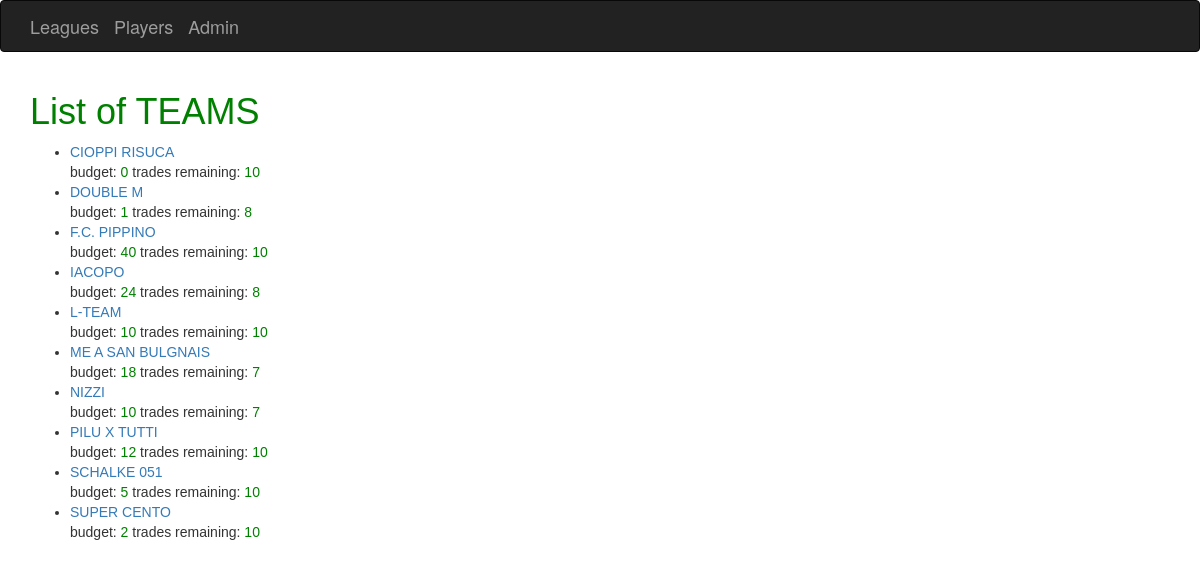
Screenshot of /fantalega/teams/ with the database file from the repository.
### fantalega/models.py (models this page shows, shortened)
class Team(models.Model):
    name = models.CharField(max_length=32)
    budget = models.IntegerField()
    max_trades = models.IntegerField()
    leagues = models.ManyToManyField(League, through='LeaguesTeams')

### fantalega/views.py (the view)
# urls.py: url(r'^teams/(?P<team_id>[0-9]+)/$', views.team_details,
def teams(request):
    teams = Team.objects.order_by('name')
    context = {'teams': teams}
    return render(request, 'fantalega/teams.html', context)

### fantalega/templates/fantalega/teams.html
{% extends 'fantalega/base.html' %}
{% block content %}
    <font face="Arial">
        <h1><font color="green">List of TEAMS</font></h1>
    {% if teams %}
    <ul>
      {% for team in teams %}
      <li><a href="{% url 'team_details' team.id %}">{{ team.name }}</a></li>
        budget: <font color="green">{{ team.budget }}</font>
        trades remaining: <font color="green">{{ team.max_trades }}</font>
      {% endfor %}
    </ul>
    {% else %}
      <p>No team found.</p>
    {% endif %}</font>
{% endblock %}

### fantalega/templates/fantalega/base.html (shortened to what this page needs)
{% load staticfiles %}
{% load bootstrap3 %}
{% bootstrap_css %}
{% block navbar %}
  <div class="navbar navbar-inverse" role="navigation">
    <div class="container">
          <div class="navbar-header">
            <a class="navbar-brand" href="{% url 'leagues' %}">Leagues</a></div>
          <div class="navbar-header">
            <a class="navbar-brand" href="{% url 'players' %}">Players</a></div>
          <div class="navbar-header">
            <a class="navbar-brand" href="\admin">Admin</a></div>
    </div>
  </div>
{% endblock %}
<html>
    <head>
    </head>
    <body>
        <div class="content container">
            <div class="row">
                <div class="col-md-8">
                    {% block content %}
                    {% endblock %}
                </div>
                <br>
            </div>
        </div>
    </body>
</html>

### rows the page displays
Team: name "CIOPPI RISUCA", budget "0", max_trades "10"
Team: name "DOUBLE M", budget "1", max_trades "8"
Team: name "F.C. PIPPINO", budget "40", max_trades "10"
Team: name "IACOPO", budget "24", max_trades "8"
Team: name "L-TEAM", budget "10", max_trades "10"
Team: name "ME A SAN BULGNAIS", budget "18", max_trades "7"
Team: name "NIZZI", budget "10", max_trades "7"
Team: name "PILU X TUTTI", budget "12", max_trades "10"
Team: name "SCHALKE 051", budget "5", max_trades "10"
Team: name "SUPER CENTO", budget "2", max_trades "10"
